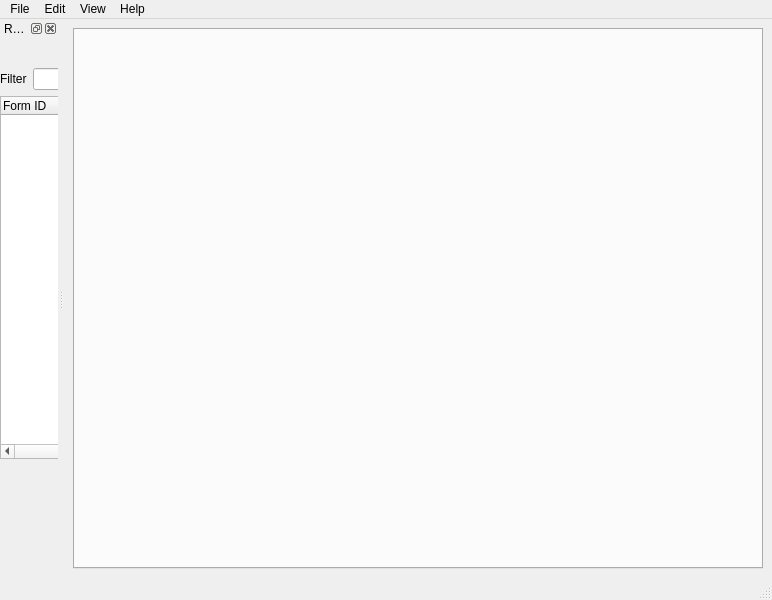
<?xml version="1.0" encoding="UTF-8"?>
<ui version="4.0">
 <class>MainWindow</class>
 <widget class="QMainWindow" name="MainWindow">
  <property name="geometry">
   <rect>
    <x>0</x>
    <y>0</y>
    <width>772</width>
    <height>600</height>
   </rect>
  </property>
  <property name="windowTitle">
   <string>TES editor</string>
  </property>
  <widget class="QWidget" name="centralwidget">
   <layout class="QVBoxLayout" name="verticalLayout">
    <item>
     <widget class="QTabWidget" name="tabEditors">
      <property name="currentIndex">
       <number>-1</number>
      </property>
     </widget>
    </item>
   </layout>
  </widget>
  <widget class="QMenuBar" name="menubar">
   <property name="geometry">
    <rect>
     <x>0</x>
     <y>0</y>
     <width>772</width>
     <height>22</height>
    </rect>
   </property>
   <widget class="QMenu" name="menuFile">
    <property name="title">
     <string>File</string>
    </property>
    <addaction name="actionLoadData"/>
    <addaction name="separator"/>
    <addaction name="actionSave_plugin"/>
    <addaction name="actionSave_plugin_as"/>
    <addaction name="separator"/>
    <addaction name="actionExit"/>
   </widget>
   <widget class="QMenu" name="menuHelp">
    <property name="title">
     <string>Help</string>
    </property>
    <addaction name="actionAbout"/>
    <addaction name="actionAbout_Qt"/>
   </widget>
   <widget class="QMenu" name="menuView">
    <property name="title">
     <string>View</string>
    </property>
    <addaction name="actionReference_list"/>
   </widget>
   <widget class="QMenu" name="menuEdit">
    <property name="title">
     <string>Edit</string>
    </property>
    <addaction name="actionUndo"/>
    <addaction name="actionRedo"/>
    <addaction name="actionHistory"/>
    <addaction name="separator"/>
    <addaction name="actionCut"/>
    <addaction name="actionCopy"/>
    <addaction name="actionPaste"/>
    <addaction name="actionDuplicate"/>
    <addaction name="actionDelete"/>
    <addaction name="separator"/>
    <addaction name="actionSelect_All"/>
    <addaction name="separator"/>
    <addaction name="actionFind"/>
    <addaction name="actionReplace"/>
   </widget>
   <addaction name="menuFile"/>
   <addaction name="menuEdit"/>
   <addaction name="menuView"/>
   <addaction name="menuHelp"/>
  </widget>
  <widget class="QStatusBar" name="statusbar"/>
  <widget class="QDockWidget" name="dockRecords">
   <property name="windowTitle">
    <string>Records</string>
   </property>
   <attribute name="dockWidgetArea">
    <number>1</number>
   </attribute>
   <widget class="QWidget" name="dockWidgetContents">
    <widget class="QWidget" name="verticalLayoutWidget">
     <property name="geometry">
      <rect>
       <x>0</x>
       <y>30</y>
       <width>161</width>
       <height>391</height>
      </rect>
     </property>
     <layout class="QVBoxLayout" name="layoutRecords">
      <item>
       <layout class="QHBoxLayout" name="horizontalLayout">
        <item>
         <widget class="QLabel" name="label">
          <property name="text">
           <string>Filter</string>
          </property>
         </widget>
        </item>
        <item>
         <widget class="QLineEdit" name="lineEdit"/>
        </item>
       </layout>
      </item>
      <item>
       <widget class="QTreeWidget" name="treeRecords">
        <property name="editTriggers">
         <set>QAbstractItemView::NoEditTriggers</set>
        </property>
        <property name="alternatingRowColors">
         <bool>true</bool>
        </property>
        <property name="columnCount">
         <number>3</number>
        </property>
        <column>
         <property name="text">
          <string notr="true">Form ID</string>
         </property>
        </column>
        <column>
         <property name="text">
          <string>Editor ID</string>
         </property>
        </column>
        <column>
         <property name="text">
          <string>Type</string>
         </property>
        </column>
       </widget>
      </item>
     </layout>
    </widget>
   </widget>
  </widget>
  <action name="actionLoadData">
   <property name="text">
    <string>Load data...</string>
   </property>
  </action>
  <action name="actionExit">
   <property name="text">
    <string>Exit</string>
   </property>
  </action>
  <action name="actionAbout">
   <property name="text">
    <string>About TESeditor</string>
   </property>
  </action>
  <action name="actionReference_list">
   <property name="text">
    <string>Records</string>
   </property>
  </action>
  <action name="actionAbout_Qt">
   <property name="text">
    <string>About Qt</string>
   </property>
  </action>
  <action name="actionUndo">
   <property name="text">
    <string>Undo</string>
   </property>
   <property name="shortcut">
    <string>Ctrl+Z</string>
   </property>
  </action>
  <action name="actionRedo">
   <property name="text">
    <string>Redo</string>
   </property>
   <property name="shortcut">
    <string>Ctrl+Y</string>
   </property>
  </action>
  <action name="actionCut">
   <property name="text">
    <string>Cut</string>
   </property>
   <property name="shortcut">
    <string>Ctrl+X</string>
   </property>
  </action>
  <action name="actionCopy">
   <property name="text">
    <string>Copy</string>
   </property>
   <property name="shortcut">
    <string>Ctrl+C</string>
   </property>
  </action>
  <action name="actionPaste">
   <property name="text">
    <string>Paste</string>
   </property>
   <property name="shortcut">
    <string>Ctrl+V</string>
   </property>
  </action>
  <action name="actionHistory">
   <property name="text">
    <string>History...</string>
   </property>
  </action>
  <action name="actionDelete">
   <property name="text">
    <string>Delete</string>
   </property>
   <property name="shortcut">
    <string>Del</string>
   </property>
  </action>
  <action name="actionFind">
   <property name="text">
    <string>Find</string>
   </property>
   <property name="shortcut">
    <string>Ctrl+F</string>
   </property>
  </action>
  <action name="actionReplace">
   <property name="text">
    <string>Replace</string>
   </property>
   <property name="shortcut">
    <string>Ctrl+R</string>
   </property>
  </action>
  <action name="actionSelect_All">
   <property name="text">
    <string>Select All</string>
   </property>
   <property name="shortcut">
    <string>Ctrl+A</string>
   </property>
  </action>
  <action name="actionDuplicate">
   <property name="text">
    <string>Duplicate</string>
   </property>
   <property name="shortcut">
    <string>Ctrl+D</string>
   </property>
  </action>
  <action name="actionSave_plugin">
   <property name="text">
    <string>Save plugin...</string>
   </property>
  </action>
  <action name="actionSave_plugin_as">
   <property name="text">
    <string>Save plugin as...</string>
   </property>
  </action>
 </widget>
 <resources/>
 <connections/>
</ui>
